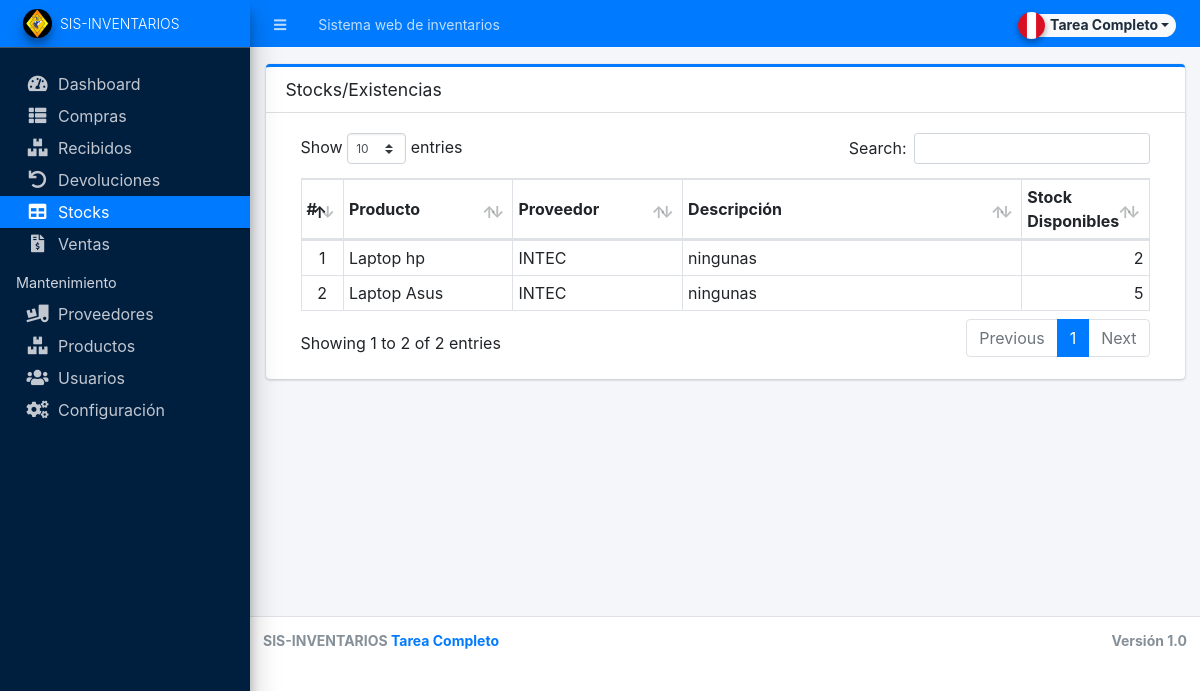
Screenshot of /admin/?page=stocks (signed in) with the database file from the repository.
### tables this page shows
CREATE TABLE `item_list` (
  `id` int(30) NOT NULL,
  `name` text NOT NULL,
  `description` text NOT NULL,
  `supplier_id` int(30) NOT NULL,
  `cost` float NOT NULL DEFAULT 0,
  `status` tinyint(1) NOT NULL DEFAULT 1,
  `date_created` datetime NOT NULL DEFAULT current_timestamp(),
  `date_updated` datetime NOT NULL DEFAULT current_timestamp() ON UPDATE current_timestamp()
);

CREATE TABLE `supplier_list` (
  `id` int(30) NOT NULL,
  `name` text NOT NULL,
  `address` text NOT NULL,
  `cperson` text NOT NULL,
  `contact` text NOT NULL,
  `status` tinyint(1) NOT NULL DEFAULT 1,
  `date_created` datetime NOT NULL DEFAULT current_timestamp(),
  `date_updated` datetime NOT NULL DEFAULT current_timestamp() ON UPDATE current_timestamp()
);

### admin/stocks/index.php (the view, shortened to what this page needs)
<div class="card card-outline card-primary">
	<div class="card-header">
		<h3 class="card-title">Stocks/Existencias</h3>
	</div>
	<div class="card-body">
		<div class="container-fluid">
			<div class="container-fluid">
				<table class="table table-bordered table-stripped">
					<colgroup>
						<col width="5%">
						<col width="20%">
						<col width="20%">
						<col width="40%">
						<col width="15%">
					</colgroup>
					<thead>
						<tr>
							<th>#</th>
							<th>Producto</th>
							<th>Proveedor</th>
							<th>Descripción</th>
							<th>Stock Disponibles</th>
						</tr>
					</thead>
					<tbody>
						<?php
						$i = 1;
						$qry = $conn->query("SELECT i.*,s.name as supplier FROM `item_list` i inner join supplier_list s on i.supplier_id = s.id order by `name` desc");
						while ($row = $qry->fetch_assoc()) :
							$in = $conn->query("SELECT SUM(quantity) as total FROM stock_list where item_id = '{$row['id']}' and type = 1")->fetch_array()['total'];
							$out = $conn->query("SELECT SUM(quantity) as total FROM stock_list where item_id = '{$row['id']}' and type = 2")->fetch_array()['total'];
							$row['available'] = $in - $out;
						?>
							<tr>
								<td class="text-center"><?php echo $i++; ?></td>
								<td><?php echo $row['name'] ?></td>
								<td><?php echo $row['supplier'] ?></td>
								<td><?php echo $row['description'] ?></td>
								<td class="text-right"><?php echo number_format($row['available']) ?></td>
							</tr>
						<?php endwhile; ?>
					</tbody>
				</table>
			</div>
		</div>
	</div>
</div>

### rows the page displays
item_list: name "Laptop hp", supplier.name "INTEC", description "ningunas", available "2"
item_list: name "Laptop Asus", supplier.name "INTEC", description "ningunas", available "5"

### other values shown
$_settings->info('name') "Sistema web de inventarios"
$_settings->info('short_name') "SIS-INVENTARIOS"
